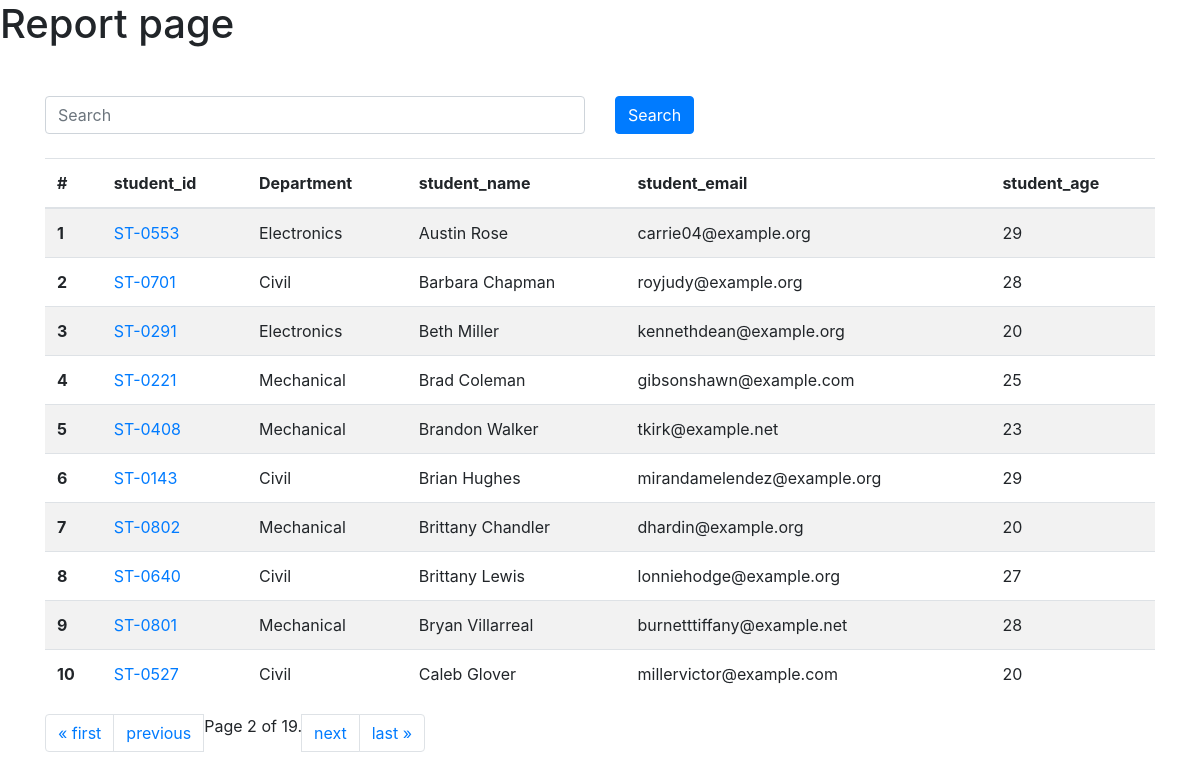
/report/student/?page=2, run on the app's committed database.
### reportCard/models.py (models this page shows, shortened)
class Student(models.Model):
  department = models.ForeignKey(Department, related_name='depart', on_delete=models.CASCADE)
  student_id = models.OneToOneField(StudentID, related_name='studentid', on_delete=models.CASCADE)
  student_name = models.CharField(max_length=100)
  student_email = models.EmailField(unique=True)
  student_age = models.IntegerField(default=18)
  student_address = models.TextField()
  class Meta:
    ordering = ['student_name']
    verbose_name = 'student'

class StudentID(models.Model):
  student_id = models.CharField(max_length=100)
  def __str__(self) -> str:
    return self.student_id

class Department(models.Model):
  department = models.CharField(max_length=100)
  class Meta:
    ordering = ['department']

### reportCard/views.py (the view, shortened to what this page needs)
# urls.py: path('student/', views.get_students, name = "student"),
def get_students(request):
  queryset = Student.objects.all()
  paginator = Paginator(queryset, 10)
  page_num = request.GET.get("page", 1)
  page_obj = paginator.get_page(page_num)
  return render(request, 'reportCard/student.html', {'queryset':page_obj})

### reportCard/templates/reportCard/student.html (shortened to what this page needs)
<!DOCTYPE html>
<html lang="en">
<head>
  <link rel="stylesheet" href="https://cdn.jsdelivr.net/npm/bootstrap@4.3.1/dist/css/bootstrap.min.css">
</head>
<body>
  <h1>Report page</h1>
  <div class="container mt-5">
    <form action="" class="mb-4">
    <div class="row">
      <div class="col md-6">
        <input class="form-control" type="text" name="search" placeholder="Search">
      </div>
      <div class="col md-6">
        <button class="btn btn-primary">Search</button>
      </div>
    </div>
    </form>
    <table class="table table-striped">
      <thead>
        <tr>
          <th scope="col">#</th>
          <th scope="col">student_id</th>
          <th scope="col">Department</th>
          <th scope="col">student_name</th>
          <th scope="col">student_email</th>
          <th scope="col">student_age</th>
        </tr>
      </thead>
      <tbody>
        {% for student in queryset %}
        <tr>
          <th scope="row">{{forloop.counter}}</th>
          <td>
            <a href="{% url 'marks' student.student_id %}">
            {{student.student_id}}</a></td>
          <td>{{student.department.department}}</td>
          <td>{{student.student_name}}</td>
          <td>{{student.student_email}}</td>
          <td>{{student.student_age}}</td>
        </tr>
        {% endfor %}
      </tbody>
    </table>
        <nav aria-label="Page navigation example">
          <ul class="pagination">
            <div class="pagination">
                  {% if queryset.has_previous %}
                    <li class="page-item"><a class="page-link" href="?page=1">&laquo; first</a></li>
                    <li class="page-item"><a class="page-link" href="?page={{ queryset.previous_page_number }}">previous</a></li>
                  {% endif %}
                  <span class="current">
                      Page {{ queryset.number }} of {{ queryset.paginator.num_pages }}.
                  </span>
                  {% if queryset.has_next %}
                    <li class="page-item"><a class="page-link" href="?page={{ queryset.next_page_number }}">next</a></li>
                    <li class="page-item"><a class="page-link" href="?page={{ queryset.paginator.num_pages }}">last &raquo;</a></li>
                  {% endif %}
            </div>
          </ul>
        </nav>
  </div>
</body>
</html>

### data on the page
Student: student_id "ST-0553", department.department "Electronics", student_name "Austin Rose", student_email "carrie04@example.org", student_age "29"
Student: student_id "ST-0701", department.department "Civil", student_name "Barbara Chapman", student_email "royjudy@example.org", student_age "28"
Student: student_id "ST-0291", department.department "Electronics", student_name "Beth Miller", student_email "kennethdean@example.org", student_age "20"
Student: student_id "ST-0221", department.department "Mechanical", student_name "Brad Coleman", student_email "gibsonshawn@example.com", student_age "25"
Student: student_id "ST-0408", department.department "Mechanical", student_name "Brandon Walker", student_email "tkirk@example.net", student_age "23"
Student: student_id "ST-0143", department.department "Civil", student_name "Brian Hughes", student_email "mirandamelendez@example.org", student_age "29"
Student: student_id "ST-0802", department.department "Mechanical", student_name "Brittany Chandler", student_email "dhardin@example.org", student_age "20"
Student: student_id "ST-0640", department.department "Civil", student_name "Brittany Lewis", student_email "lonniehodge@example.org", student_age "27"
Student: student_id "ST-0801", department.department "Mechanical", student_name "Bryan Villarreal", student_email "burnetttiffany@example.net", student_age "28"
Student: student_id "ST-0527", department.department "Civil", student_name "Caleb Glover", student_email "millervictor@example.com", student_age "20"

### other printed values
{{ queryset.number }} "2"
{{ queryset.paginator.num_pages }} "19"
